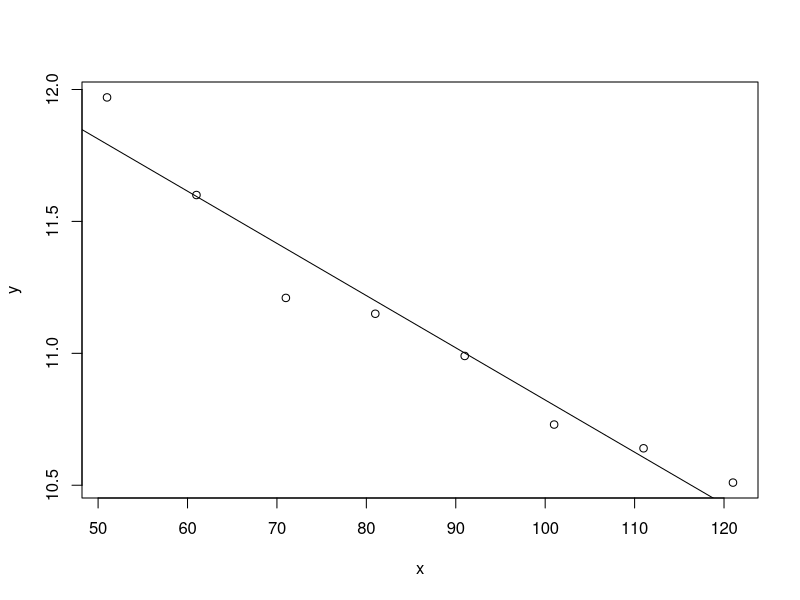
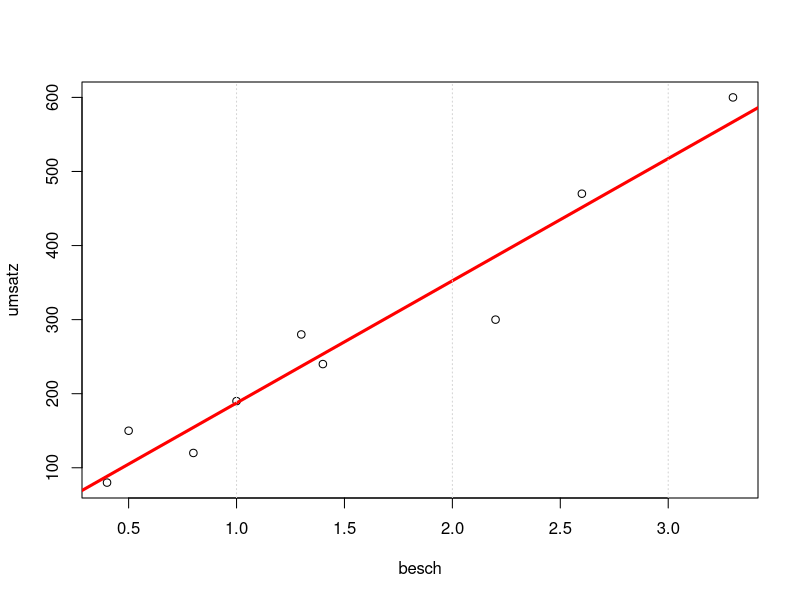

Write the R code that produced these figures, in order. (Note: this script raises an error after producing the figures.)
## ---- chunk 1
x<-c(51 ,61 ,71 ,81 ,91 ,101 ,111,121) # fläche
y<-c(11.97,11.60,11.21,11.15,10.99,10.73,10.64,10.51) # preis


## ---- chunk 2


cor<-cor(x,y)

## ---- chunk 3
regrGerade<-lm(y~x)
plot(x,y)
abline(regrGerade)


intercept<-coef(regrGerade)[1]
slope<-coef(regrGerade)[2]

## ---- chunk 4
R_sqared<-cor(x,y)^2
## ---- chunk 5
y_dach<-intercept + slope * 65
miete<-y_dach*65
## ---- chunk 6
besucher<-c(340,150,250,300,240,220) #Besuecheranzahl
temp<-c(35,25,28,32,26,28) #Höchsttemperatur In Grad celcius

## ---- chunk 7
cor<-cor(besucher,temp)
## ---- chunk 8
regrGerade1<-lm(besucher~temp)
beta1<-cor(temp,besucher)*sd(besucher)/sd(temp);beta1
beta0<-mean(besucher)-beta1*mean(temp);beta0

## ---- chunk 9
y_dach=beta0 +beta1*30
 
## ---- chunk 10
besch<-c(0.4,0.5,0.8,1.0,1.3,1.4,2.2,2.6,3.3) # Beschäftigte
umsatz<-c(80,150,120,190,280,240,300,470,600) # Umsatz
## ---- chunk 11

plot(besch,umsatz)
regrline2<-lm(umsatz~besch)
abline(regrline2, lwd=3, col='red')
abline(h = -1:5, v = -1:3, col = "lightgray", lty = 3)
## ---- chunk 12
corr<-cor(besch,umsatz)
beta1<-cor(besch,umsatz)*sd(umsatz)/sd(besch);beta1
beta0<-mean(umsatz)-beta1*mean(besch);beta0
## ---- chunk 13
R_squared<-cor(besch,umsatz)^2;R_squared*100

## ---- chunk 14
y_dach= beta0 + beta1*2000;y_dach
## ---- chunk 15

cor<-0.8945;x_bar<-41.0;sx<-16.6
y_bar<-145.1;sy<-20.42     
b_dach<-cor*sy/sd(x)
a_dach<-y_bar-b_dach*x_bar
a_dach
b_dach
## ---- chunk 16
y_dach= a_dach + b_dach *50;y_dach
## ---- chunk 17
R_squared<-cor()
